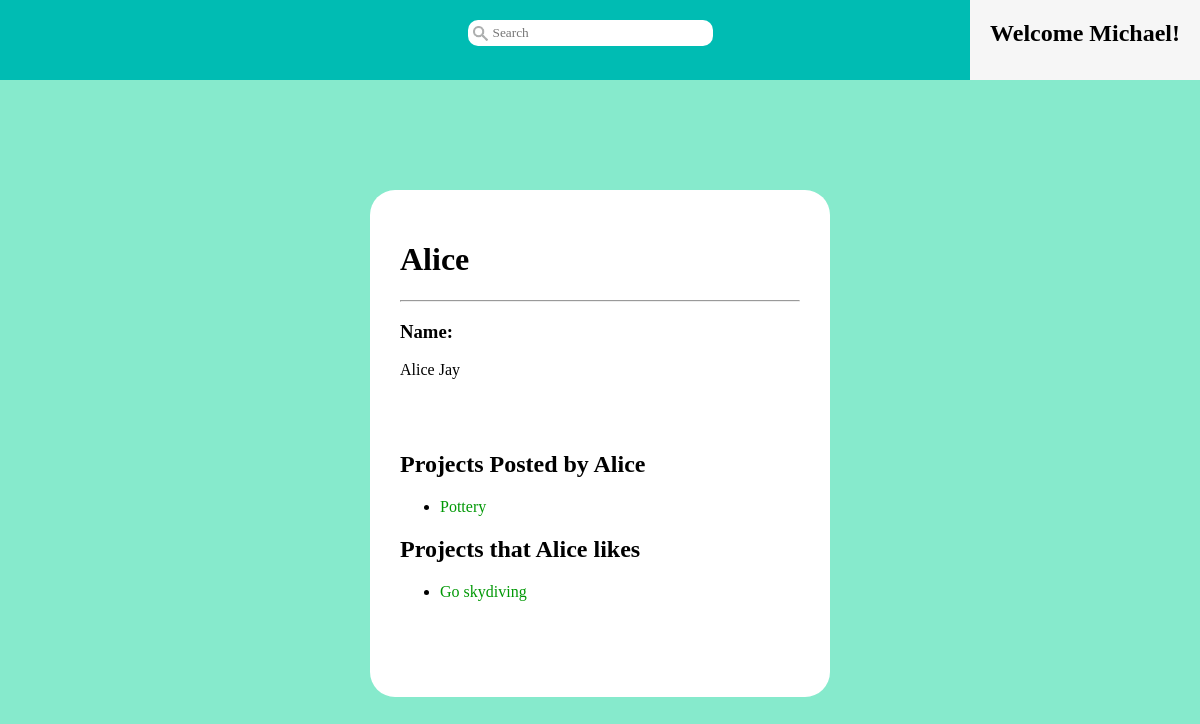
The page /?controller=pages&action=user&user=Alice (signed in) on the database its author committed.
### tables this page shows
CREATE TABLE User (
  username VARCHAR(15) NOT NULL,
  uname VARCHAR(25) NOT NULL,
  email VARCHAR(20),
  password TEXT NOT NULL,
  str_addr VARCHAR(25),
  ucity VARCHAR(25),
  ustate VARCHAR(25),
  interests TEXT,
  ccn INT NOT NULL,
  last_login DATETIME,
  PRIMARY KEY (username)
);

CREATE TABLE Project (
  pid INTEGER NOT NULL,           --INTEGER primary keys autoincrement in SQLite3
  username VARCHAR(15) NOT NULL,
  pname VARCHAR(15) NOT NULL,
  description TEXT,
  post_time DATETIME NOT NULL,
  proj_completed BIT NOT NULL,    --if project has been completed yet
  completion_time DATETIME,       --date the project was completed
  minfunds REAL NOT NULL,
  maxfunds REAL NOT NULL,
  camp_end_time DATETIME NOT NULL,--date the campaign ends
  camp_finished BIT NOT NULL,     --if campaign is completed yet
  camp_success BIT NOT NULL,      --if the min funds were reached in time
  PRIMARY KEY (pid),
  FOREIGN KEY (username) REFERENCES User(username)
);

### index.php (called while the page is built, shortened)
<?php
    require_once('db.php');
    require_once('view/layout.php');
?>

### db.php (called while the page is built, shortened)
<?php
    class DB {
        private static $instance = null;
        private $db;
        private function __construct() {
            $dbname = $_SERVER['DOCUMENT_ROOT'].'/Flint/flint.db';
            $this->db = new PDO("sqlite:{$dbname}");
        }
        public static function getInstance() {
            if (!isset(self::$instance)) {
                self::$instance = new DB();
            }
            return self::$instance;
        }
        public function runSelect($query, $entries) {
            $db = $this->db;
            $statement = $db->prepare($query);
            if ($entries) {
                $statement->execute($entries);
            } else {
                $statement->execute();
            }
            $results = $statement->fetchAll();
            if ($results) {
                return $this->resultsToArray($results);
            } else {
                return [];
            }
        }
        public function resultsToArray($results) {
            $allitems = array();
            foreach ($results as $row) {
                $item = array();
                foreach (array_keys($row) as $key) {
                    if (gettype($key) != "integer") {
                        $item[$key] = $row[$key];
                    }
                }
                array_push($allitems, $item);
            }
            return($allitems);
        }
    }
?>

### model/user.php (called while the page is built, shortened)
<?php
    class User {
        public function __construct($username, $uname, $email, $str_addr, $ucity,
                $ustate, $interests, $ccn, $last_login) {
            $this->username = $username;
            $this->uname = $uname;
        }
        public static function getUser($username) {
            $db = DB::getInstance();
            $q = "SELECT * FROM User WHERE username=:u;";
            $results = $db->runSelect($q, array(":u" => $username));
            if ($results) {
                $row = $results[0];
                $user = new User(
                        $row['username'],
                        $row['uname'],
                        $row['email'],
                        $row['str_addr'],
                        $row['ucity'],
                        $row['ustate'],
                        $row['interests'],
                        $row['ccn'],
                        $row['last_login']
                    );
                return $user;
            } else {
                return null;
            }
        }
    }
?>

### model/project.php (called while the page is built, shortened)
<?php
    class Project {
        public function __construct($pid, $username, $pname, $description, $post_time,
                $proj_completed, $completion_time, $minfunds, $maxfunds, $camp_end_time,
                $camp_finished, $camp_success, $tags) {
            $this->pid = $pid;
            $this->pname = $pname;
        }
        public static function getProjectTags($pid) {
            $db = DB::getInstance();
            $q = "SELECT name AS tag_name FROM Project JOIN Ptags USING(pid) "
                ."JOIN Tags USING(tid) WHERE pid=:p;";
            $e = [':p' => $pid];
            $results = $db->runSelect($q, $e);
            $tags = [];
            if ($results) {
                foreach ($results as $row) {
                    $tags[] = $row['tag_name'];
                }
            }
            return $tags;
        }
        private static function getLikedProjectsByTime($username, $field) {
            $db = DB::getInstance();
            $q = "SELECT * FROM Project WHERE pid IN "
                    . "(SELECT pid FROM Likes WHERE username=:u) "
                    . "ORDER BY {$field} DESC;";
            $entries = array(":u" => $username);
            $results = $db->runSelect($q, $entries);
            if ($results) {
                $projects = [];
                foreach ($results as $row) {
                    $tags = self::getProjectTags($row['pid']);
                    $projects[] = new Project(
                            $row['pid'],
                            $row['username'],
                            $row['pname'],
                            $row['description'],
                            $row['post_time'],
                            $row['proj_completed'],
                            $row['completion_time'],
                            $row['minfunds'],
                            $row['maxfunds'],
                            $row['camp_end_time'],
                            $row['camp_finished'],
                            $row['camp_success'],
                            $tags
                        );
                }
                return $projects;
            } else {
                return [];
            }
        }
        public static function getProjectsByUsername($username) {
            $db = DB::getInstance();
            $q = "SELECT * FROM Project WHERE username=:u ORDER BY post_time DESC;";
            $entries = array(":u" => $username);
            $results = $db->runSelect($q, $entries);
            if ($results) {
                $projects = [];
                foreach ($results as $row) {
                    $tags = self::getProjectTags($row['pid']);
                    $projects[] = new Project(
                            $row['pid'],
                            $row['username'],
                            $row['pname'],
                            $row['description'],
                            $row['post_time'],
                            $row['proj_completed'],
                            $row['completion_time'],
                            $row['minfunds'],
                            $row['maxfunds'],
                            $row['camp_end_time'],
                            $row['camp_finished'],
                            $row['camp_success'],
                            $tags
                        );
                }
                return $projects;
            } else {
                return [];
            }
        }
        public static function getLikedProjectsByPostTime($username) {
            return self::getLikedProjectsByTime($username, 'post_time');
        }
    }
?>

### view/pages/user_view.php (the view, shortened to what this page needs)
<link rel='stylesheet' href='/Flint/view/pages/css/user.css'>
<div id="container">
    <h1 id='username'><?php echo $user->username; ?></h1>
    <hr />
    <h3>Name:</h3>
    <p><?php echo $user->uname; ?></p>
    <br />
    <?php
        $owner = $_SESSION['username'] == $username;
            ?>
    <br />
<?php
    if ($ownedProjects) {
        if ($owner) {
            echo "<h2>Projects you posted</h2>";
        } else {
            echo "<h2>Projects Posted by ".$username."</h2>";
        }
        echo "<ul>";
        foreach($ownedProjects as $project) {
            $html = "<a class='entry-title'
                        href='/Flint/?controller=pages&action=project&pid="
                        . $project->pid
                        . "'>"
                        . $project->pname ."
                    </a>
            ";
            echo "<li>" . $html . "</li>";
        }
        echo "</ul>";
    }
    if ($likedProjects) {
        if ($owner) {
            echo "<h2>Projects you like</h2>";
        } else {
            echo "<h2>Projects that ".$username." likes</h2>";
        }
        echo "<ul>";
        foreach($likedProjects as $project) {
            $html = "<a class='entry-title'
                        href='/Flint/?controller=pages&action=project&pid="
                        . $project->pid
                        . "'>"
                        . $project->pname ."
                    </a>
            ";
            echo "<li>" . $html . "</li>";
        }
        echo "</ul>";
    }
?>
</div>

### view/common.css (style rules this page uses)
html { width: 100%; }
body { margin: 0; padding: 0; padding-top: 90px; display: block; background-color: rgb(134, 234, 204); }
#container { width: 400px; height: 15%; border-radius: 25px; padding: 30px 30px 80px 30px; background-color: white; margin: 100px auto 0px auto; }
#container h2 { white-space: nowrap; }
.entry-title { text-decoration: none; color: rgb(0,152,5); }

### view/pages/css/user.css (style rules this page uses)
.entry-title { text-decoration: none; color: rgb(0,152,5); }

### rows shown on the page
user: username "Alice", uname "Alice Jay"
project: pname "Pottery"
project: pname "Go skydiving"

### other values the page prints
$_SESSION['username'] "Michael"
$username "Alice"
